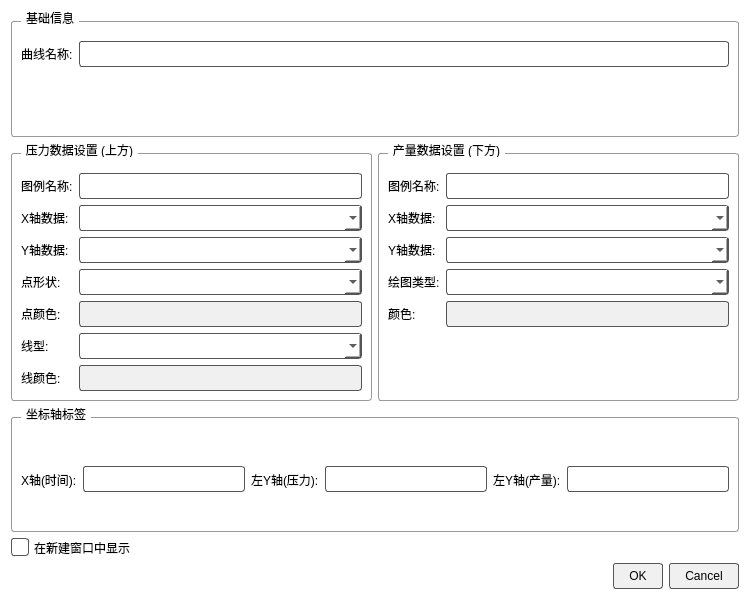
<?xml version="1.0" encoding="UTF-8"?>
<ui version="4.0">
 <class>PlottingDialog2</class>
 <widget class="QDialog" name="PlottingDialog2">
  <property name="geometry">
   <rect>
    <x>0</x>
    <y>0</y>
    <width>750</width>
    <height>600</height>
   </rect>
  </property>
  <property name="windowTitle">
   <string>压力产量分析设置</string>
  </property>
  <property name="styleSheet">
   <string notr="true">/* 全局样式：强制白底黑字 */
QDialog, QWidget {
        background-color: white;
        color: black;
        font-family: &quot;Microsoft YaHei&quot;;
}
QLabel {
        color: black;
}
QLineEdit, QComboBox {
        color: black;
        background-color: white;
        border: 1px solid #555;
        border-radius: 3px;
        padding: 4px;
}
QGroupBox {
        border: 1px solid #999;
        margin-top: 10px;
        padding-top: 10px;
        border-radius: 3px;
}
QGroupBox::title {
        subcontrol-origin: margin;
        left: 10px;
        padding: 0 3px;
        color: black;
        font-weight: bold;
}
QPushButton {
        color: black;
        background-color: #f0f0f0;
        border: 1px solid #555;
        border-radius: 3px;
        padding: 5px 15px;
}
QCheckBox {
        color: black;
        spacing: 5px;
}
QCheckBox::indicator {
        width: 16px;
        height: 16px;
        border: 1px solid #555;
        border-radius: 3px;
        background: white;
}
QCheckBox::indicator:checked {
        background-color: #0078d7;
        border: 1px solid #0078d7;
}
</string>
  </property>
  <layout class="QVBoxLayout" name="verticalLayout">
   <item>
    <widget class="QGroupBox" name="groupBoxBasic">
     <property name="title">
      <string>基础信息</string>
     </property>
     <layout class="QFormLayout" name="formLayout">
      <item row="0" column="0">
       <widget class="QLabel" name="label">
        <property name="text">
         <string>曲线名称:</string>
        </property>
       </widget>
      </item>
      <item row="0" column="1">
       <widget class="QLineEdit" name="lineChartName"/>
      </item>
     </layout>
    </widget>
   </item>
   <item>
    <layout class="QHBoxLayout" name="horizontalLayout">
     <item>
      <widget class="QGroupBox" name="groupPress">
       <property name="title">
        <string>压力数据设置 (上方)</string>
       </property>
       <layout class="QFormLayout" name="formLayout_2">
        <item row="0" column="0">
         <widget class="QLabel" name="label_2">
          <property name="text">
           <string>图例名称:</string>
          </property>
         </widget>
        </item>
        <item row="0" column="1">
         <widget class="QLineEdit" name="linePressLegend"/>
        </item>
        <item row="1" column="0">
         <widget class="QLabel" name="label_3">
          <property name="text">
           <string>X轴数据:</string>
          </property>
         </widget>
        </item>
        <item row="1" column="1">
         <widget class="QComboBox" name="comboPressX"/>
        </item>
        <item row="2" column="0">
         <widget class="QLabel" name="label_4">
          <property name="text">
           <string>Y轴数据:</string>
          </property>
         </widget>
        </item>
        <item row="2" column="1">
         <widget class="QComboBox" name="comboPressY"/>
        </item>
        <item row="3" column="0">
         <widget class="QLabel" name="label_5">
          <property name="text">
           <string>点形状:</string>
          </property>
         </widget>
        </item>
        <item row="3" column="1">
         <widget class="QComboBox" name="comboPressShape"/>
        </item>
        <item row="4" column="0">
         <widget class="QLabel" name="label_6">
          <property name="text">
           <string>点颜色:</string>
          </property>
         </widget>
        </item>
        <item row="4" column="1">
         <widget class="QPushButton" name="btnPressPointColor">
          <property name="text">
           <string/>
          </property>
         </widget>
        </item>
        <item row="5" column="0">
         <widget class="QLabel" name="label_7">
          <property name="text">
           <string>线型:</string>
          </property>
         </widget>
        </item>
        <item row="5" column="1">
         <widget class="QComboBox" name="comboPressLine"/>
        </item>
        <item row="6" column="0">
         <widget class="QLabel" name="label_8">
          <property name="text">
           <string>线颜色:</string>
          </property>
         </widget>
        </item>
        <item row="6" column="1">
         <widget class="QPushButton" name="btnPressLineColor">
          <property name="text">
           <string/>
          </property>
         </widget>
        </item>
       </layout>
      </widget>
     </item>
     <item>
      <widget class="QGroupBox" name="groupProd">
       <property name="title">
        <string>产量数据设置 (下方)</string>
       </property>
       <layout class="QFormLayout" name="formLayout_3">
        <item row="0" column="0">
         <widget class="QLabel" name="label_9">
          <property name="text">
           <string>图例名称:</string>
          </property>
         </widget>
        </item>
        <item row="0" column="1">
         <widget class="QLineEdit" name="lineProdLegend"/>
        </item>
        <item row="1" column="0">
         <widget class="QLabel" name="label_10">
          <property name="text">
           <string>X轴数据:</string>
          </property>
         </widget>
        </item>
        <item row="1" column="1">
         <widget class="QComboBox" name="comboProdX"/>
        </item>
        <item row="2" column="0">
         <widget class="QLabel" name="label_11">
          <property name="text">
           <string>Y轴数据:</string>
          </property>
         </widget>
        </item>
        <item row="2" column="1">
         <widget class="QComboBox" name="comboProdY"/>
        </item>
        <item row="3" column="0">
         <widget class="QLabel" name="label_12">
          <property name="text">
           <string>绘图类型:</string>
          </property>
         </widget>
        </item>
        <item row="3" column="1">
         <widget class="QComboBox" name="comboProdType"/>
        </item>
        <item row="4" column="0">
         <widget class="QLabel" name="label_13">
          <property name="text">
           <string>颜色:</string>
          </property>
         </widget>
        </item>
        <item row="4" column="1">
         <widget class="QPushButton" name="btnProdColor">
          <property name="text">
           <string/>
          </property>
         </widget>
        </item>
       </layout>
      </widget>
     </item>
    </layout>
   </item>
   <item>
    <widget class="QGroupBox" name="groupAxis">
     <property name="title">
      <string>坐标轴标签</string>
     </property>
     <layout class="QHBoxLayout" name="horizontalLayout_2">
      <item>
       <widget class="QLabel" name="label_14">
        <property name="text">
         <string>X轴(时间):</string>
        </property>
       </widget>
      </item>
      <item>
       <widget class="QLineEdit" name="lineXLabel"/>
      </item>
      <item>
       <widget class="QLabel" name="label_15">
        <property name="text">
         <string>左Y轴(压力):</string>
        </property>
       </widget>
      </item>
      <item>
       <widget class="QLineEdit" name="linePLabel"/>
      </item>
      <item>
       <widget class="QLabel" name="label_16">
        <property name="text">
         <string>左Y轴(产量):</string>
        </property>
       </widget>
      </item>
      <item>
       <widget class="QLineEdit" name="lineQLabel"/>
      </item>
     </layout>
    </widget>
   </item>
   <item>
    <widget class="QCheckBox" name="checkNewWindow">
     <property name="text">
      <string>在新建窗口中显示</string>
     </property>
     <property name="checked">
      <bool>false</bool>
     </property>
    </widget>
   </item>
   <item>
    <widget class="QDialogButtonBox" name="buttonBox">
     <property name="standardButtons">
      <set>QDialogButtonBox::Cancel|QDialogButtonBox::Ok</set>
     </property>
    </widget>
   </item>
  </layout>
 </widget>
 <resources/>
 <connections>
  <connection>
   <sender>buttonBox</sender>
   <signal>accepted()</signal>
   <receiver>PlottingDialog2</receiver>
   <slot>accept()</slot>
  </connection>
  <connection>
   <sender>buttonBox</sender>
   <signal>rejected()</signal>
   <receiver>PlottingDialog2</receiver>
   <slot>reject()</slot>
  </connection>
 </connections>
</ui>
